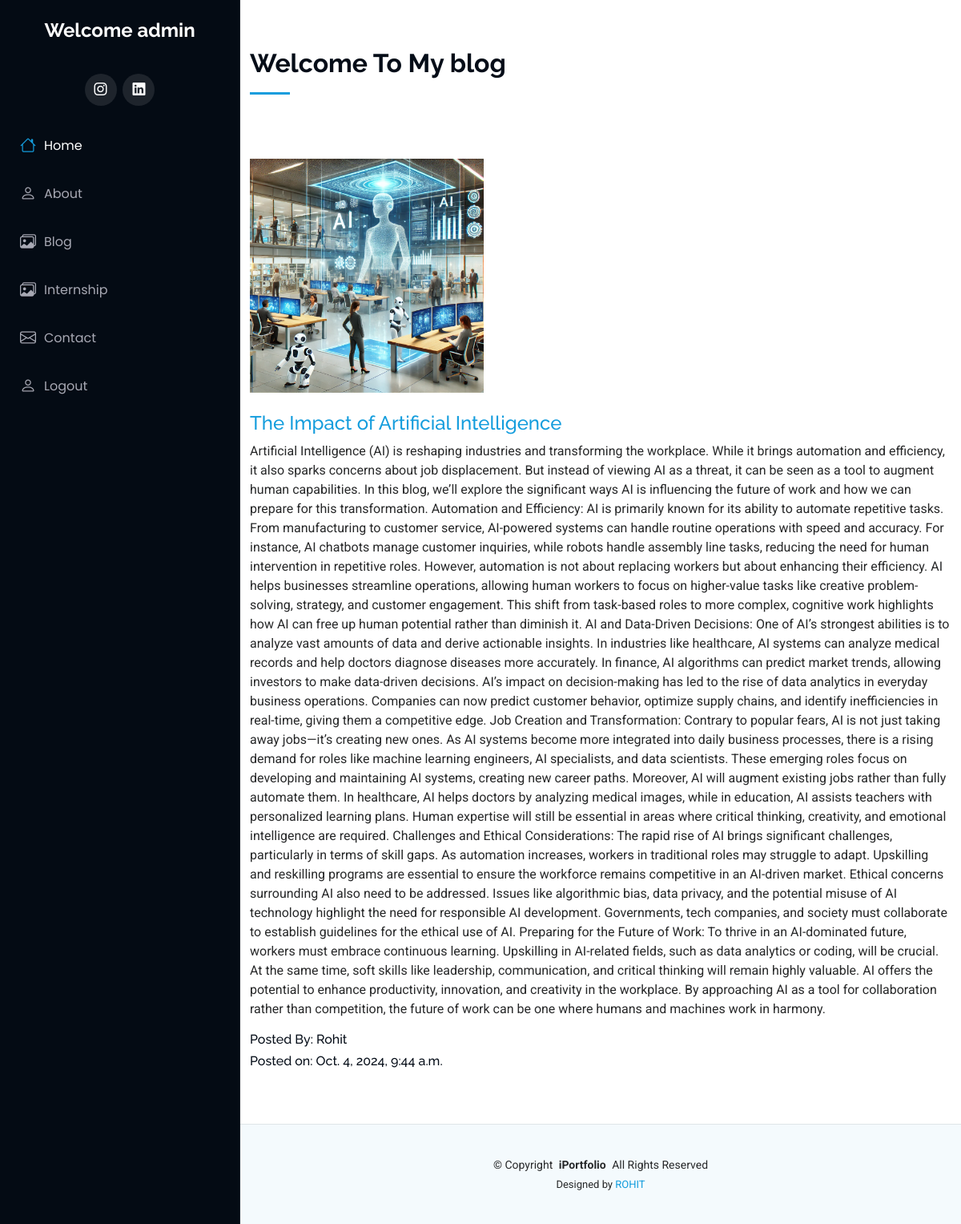
Screenshot of /blog (signed in) with the database file from the repository.
### portfolio/models.py (models this page shows, shortened)
class Blog(models.Model):
    title=models.CharField(max_length=60)
    description=models.TextField()
    authorname=models.CharField(max_length=50)
    img=models.ImageField(upload_to="blog",blank=True,null=True)
    timestamp=models.DateTimeField(auto_now_add=True,blank=True)

### portfolio/views.py (the view)
# urls.py: path('blog',views.blogs,name="Blog"),
def blogs(request):
    post=Blog.objects.all()
    context={"posts":post}
    return render(request,"blog.html",context)

### templates/blog.html (shortened to what this page needs)
{% extends "base.html" %}
{% block body %}
<section id="blog-posts" class="blog-posts section">
    <div class="container section-title" data-aos="fade-up">
        <h2>Welcome To My blog</h2>
    </div>
    <div class="container">
        <div class="">
            {% for post in posts %}
            <div class="" data-aos="fade-up" data-aos-delay="100">
                <div class=" text-center col-lg-4" data-aos="fade-right">
                    <img src="{{ post.img.url }}" class="img-fluid" alt="">
                </div>
                <br>
                <div>
                    <h4 class="title"><a href="" class="stretched-link">{{ post.title }}</a></h4>
                    <p class="description">{{ post.description }}</p>
                    <h6>Posted By: {{ post.authorname }}</h6>
                    <h6>Posted on: {{ post.timestamp }}</h6>
                </div>
            </div>
            {% endfor %}
        </div>
    </div>
</section>
{% endblock body %}

### templates/base.html (shortened to what this page needs)
{% load static %}
<!DOCTYPE html>
<html lang="en">
<head>
  <link rel="stylesheet" href="https://cdnjs.cloudflare.com/ajax/libs/font-awesome/6.0.0-beta3/css/all.min.css">
  <link href="{% static "assets/vendor/bootstrap/css/bootstrap.min.css" %}" rel="stylesheet">
  <link href="{% static "assets/vendor/bootstrap-icons/bootstrap-icons.css" %}" rel="stylesheet">
  <link href="{% static "assets/vendor/aos/aos.css" %}" rel="stylesheet">
  <link href="{% static "assets/vendor/glightbox/css/glightbox.min.css" %}" rel="stylesheet">
  <link href="{% static "assets/vendor/swiper/swiper-bundle.min.css" %}" rel="stylesheet">
  <link href= "{% static "assets/css/main.css" %}" rel="stylesheet">
</head>
<body class="index-page">
  <header id="header" class="header dark-background d-flex flex-column">
    <a href="index.html" class="logo d-flex align-items-center justify-content-center">
      <h1 class="sitename my-4 text-center">   Welcome {{user.username}} </h1>
    </a>
    <nav id="navmenu" class="navmenu">
      <ul>
        {% if not request.user.is_authenticated %}
        <br>
        <br>
        <br>
        <br>
        <br>
        <br>
        <li><a href="/auth/signup/"><i class="bi bi-person navicon"></i> Signup</a></li>
        <li><a href="/auth/login/"><i class="bi bi-person navicon"></i> Login</a></li>
        {% else %}
        <div class="social-links text-center">
          <a href="https://www.instagram.com/rohitt_0406/" target="_blank" class="instagram"><i class="bi bi-instagram"></i></a>
          <a href="https://www.linkedin.com/in/rohit5616/" target="_blank" class="linkedin"><i class="bi bi-linkedin"></i></a>
        </div>
        <li><a href="/home" class="active"><i class="bi bi-house navicon"></i>Home</a></li>
        <li><a href="/about"><i class="bi bi-person navicon"></i> About</a></li>
        <li><a href="/blog"><i class="bi bi-images navicon"></i> Blog</a></li>
        <li><a href="/internship"><i class="bi bi-images navicon"></i> Internship</a></li>
        <li><a href="/contact"><i class="bi bi-envelope navicon"></i> Contact</a></li>
        <li><a href="/auth/logout/"><i class="bi bi-person navicon"></i> Logout</a></li>
        {% endif %}
      </ul>
    </nav>
  </header>
   <main id="main">
    {% block body %}
    {% endblock body %}
   </main>
   <footer id="footer" class="footer position-relative light-background">
    <div class="container">
      <div class="copyright text-center ">
        <p>© <span>Copyright</span> <strong class="px-1 sitename">iPortfolio</strong> <span>All Rights Reserved</span></p>
      </div>
      <div class="credits">
        Designed by <a href="">ROHIT</a>
      </div>
    </div>
  </footer>
</body>
</html>

### static/assets/css/main.css (style rules this page uses)
:root { --default-font: "Roboto", system-ui, -apple-system, "Segoe UI", Roboto, "Helvetica Neue", Arial, "Noto Sans", "Liberation Sans", sans-serif, "Apple Color Emoji", "Segoe UI Emoji", "Segoe UI Symbol", "Noto Color Emoji"; --heading-font: "Raleway", sans-serif; --nav-font: "Poppins", sans-serif; }
:root { --background-color: #ffffff; --default-color: #272829; --heading-color: #050d18; --accent-color: #149ddd; --surface-color: #ffffff; --contrast-color: #ffffff; }
:root { --nav-color: #a8a9b4; --nav-hover-color: #ffffff; --nav-mobile-background-color: #040b14; --nav-dropdown-background-color: #040b14; --nav-dropdown-color: #a8a9b4; --nav-dropdown-hover-color: #ffffff; }
.light-background { --background-color: #f4fafd; --surface-color: #ffffff; }
.dark-background { --background-color: #040b14; --default-color: #ffffff; --heading-color: #ffffff; --surface-color: #151f2b; --contrast-color: #ffffff; }
:root { scroll-behavior: smooth; }
body { color: var(--default-color); background-color: var(--background-color); font-family: var(--default-font); }
a { color: var(--accent-color); text-decoration: none; transition: 0.3s; }
h1, h2, h3, h4, h5, h6 { color: var(--heading-color); font-family: var(--heading-font); }
.header { color: var(--default-color); background-color: var(--background-color); position: fixed; top: 0; left: 0; bottom: 0; padding: 0 15px; width: 300px; transition: all ease-in-out 0.3s; overflow-y: auto; z-index: 997; border-right: 1px solid color-mix(in srgb, var(--default-color), transparent 90%); }
.header .logo { line-height: 1; margin-bottom: 15px; }
.header .logo h1 { font-size: 24px; margin: 0; font-weight: 700; color: var(--heading-color); }
.header .social-links { margin: 0 0 20px 0; }
.header .social-links a { font-size: 16px; display: inline-flex; align-items: center; justify-content: center; background: color-mix(in srgb, var(--default-color), transparent 90%); color: var(--default-color); margin: 0 2px; border-radius: 50%; text-align: center; width: 40px; height: 40px; transition: 0.3s; }
@media (min-width: 1200px) { .header~main, .header~#footer { margin-left: 300px; } }
.navmenu { padding: 0; z-index: 9997; }
.navmenu ul { list-style: none; padding: 0 0 20px 0; margin: 0; }
.navmenu a, .navmenu a:focus { color: var(--nav-color); padding: 15px 10px; font-family: var(--nav-font); font-size: 16px; font-weight: 400; display: flex; align-items: center; white-space: nowrap; transition: 0.3s; width: 100%; }
.navmenu a .navicon, .navmenu a:focus .navicon { font-size: 20px; margin-right: 10px; }
.navmenu a:hover, .navmenu .active, .navmenu .active:focus { color: var(--nav-hover-color); }
.navmenu a:hover .navicon, .navmenu .active .navicon, .navmenu .active:focus .navicon { color: var(--accent-color); }
.footer { color: var(--default-color); background-color: var(--background-color); font-size: 14px; padding: 40px 0; position: relative; border-top: 1px solid color-mix(in srgb, var(--default-color), transparent 90%); }
.footer .copyright p { margin-bottom: 0; }
.footer .credits { margin-top: 4px; font-size: 13px; text-align: center; }
section, .section { color: var(--default-color); background-color: var(--background-color); padding: 60px 0; overflow: clip; }
.section-title { padding-bottom: 60px; position: relative; }
.section-title h2 { font-size: 32px; font-weight: 700; margin-bottom: 20px; padding-bottom: 20px; position: relative; }
.section-title h2:after { content: ""; position: absolute; display: block; width: 50px; height: 3px; background: var(--accent-color); left: 0; bottom: 0; }

### rows the page displays
Blog: img (picture), title "The Impact of Artificial Intelligence", description "Artificial Intelligence (AI) is reshaping industries and transforming the workplace. While it brings automation and efficiency, it also sparks concerns about job displacement. But instead of viewing AI as a threat, it can be seen as a tool to augment human capabilities. In this blog, we’ll explore the significant ways AI is influencing the future of work and how we can prepare for this transformation. Automation and Efficiency: AI is primarily known for its ability to automate repetitive tasks. From manufacturing to customer service, AI-powered systems can handle routine operations with speed and accuracy. For instance, AI chatbots manage customer inquiries, while robots handle assembly…", authorname "Rohit", timestamp "Oct. 4, 2024, 9:44 a.m."

### other values shown
{{ user.username }} "admin"
